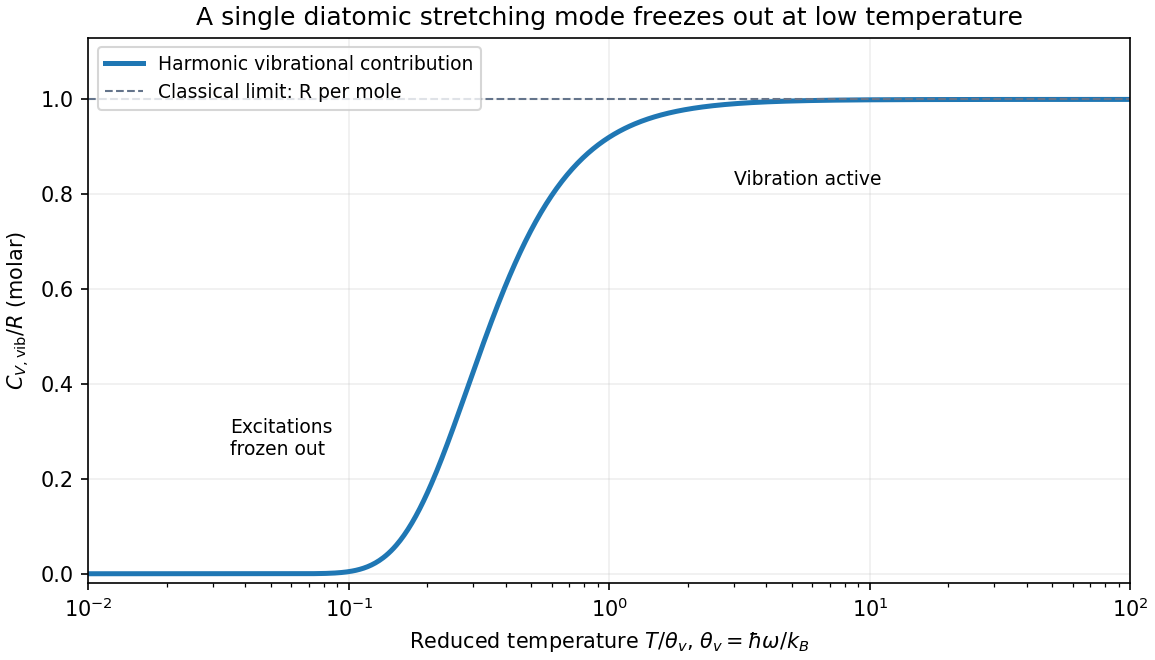

Python code for this plot:
"""Original vibrational heat-capacity activation; Python 3.14, NumPy 2.3, Matplotlib 3.10."""
from pathlib import Path
import numpy as np
import matplotlib
matplotlib.use('Agg')
import matplotlib.pyplot as plt
T=np.logspace(-2,2,800);x=1/T
# Stable expression even at very small T.
y=x*x*np.exp(-x)/(-np.expm1(-x))**2
fig,ax=plt.subplots(figsize=(7.7,4.4),layout='constrained')
ax.semilogx(T,y,lw=2.4,label='Harmonic vibrational contribution')
ax.axhline(1,color='#64748b',lw=1,ls='--',label='Classical limit: R per mole')
ax.set(xlabel=r'Reduced temperature $T/\theta_v$, $\theta_v=\hbar\omega/k_B$',ylabel=r'$C_{V,\mathrm{vib}}/R$ (molar)',ylim=(-.02,1.13),xlim=(.01,100),title='A single diatomic stretching mode freezes out at low temperature')
ax.text(.035,.25,'Excitations\nfrozen out',fontsize=9);ax.text(3,.82,'Vibration active',fontsize=9)
ax.grid(alpha=.2);ax.legend(loc='upper left',fontsize=9)
fig.savefig(Path.cwd()/Path(__file__).with_suffix('.png').name,dpi=150,facecolor='white')
